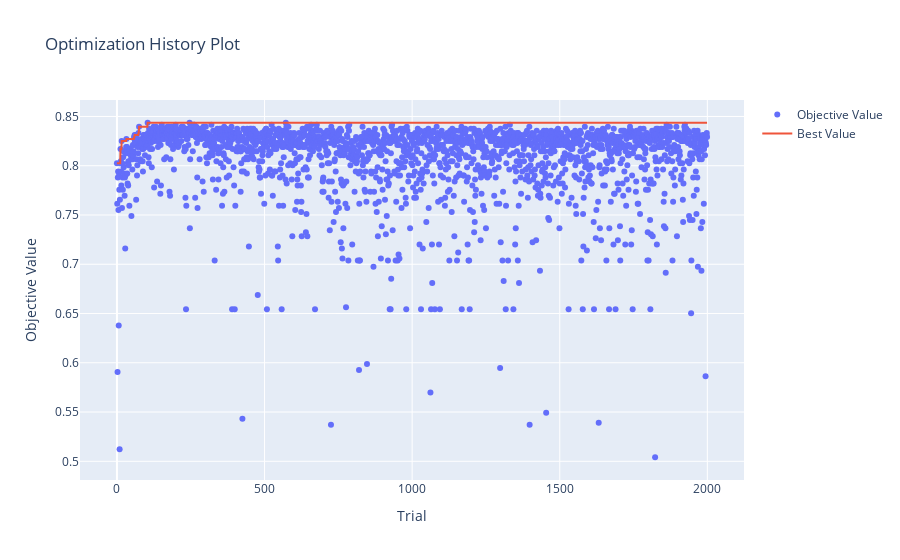

The cell this chart's notebook holds for it:
### Code cell
if os.path.exists('data/multiple_modelA_tuning.pkl'):
    multiple_modelA_study = joblib.load('data/multiple_modelA_tuning.pkl')
    
print(f'best acc : {multiple_modelA_study.best_trial.value}\nbest params : {multiple_modelA_study.best_trial.params}')

multiple_modelA = multiple_xgb_model(multiple_modelA_study.best_trial, X3_train, X3_test, y3_trainA, y3_testA)
print(classification_report(y3_testA, multiple_modelA.predict(X3_test)))

optuna.visualization.plot_optimization_history(multiple_modelA_study)

### Figure 1 — Plotly figure (JSON) as saved in the notebook; plotly's stock layout.template omitted (floating-point values rounded to 4 significant figures; data arrays with more than 128 entries replaced by an {"elided": "..."} marker saying what was removed)
{"data": [{"mode": "markers", "name": "Objective Value", "type": "scatter", "x": {"elided": "2000 int values"}, "y": {"elided": "2000 float values"}}, {"name": "Best Value", "type": "scatter", "x": {"elided": "2000 int values"}, "y": {"elided": "2000 float values"}}], "layout": {"title": {"text": "Optimization History Plot"}, "xaxis": {"title": {"text": "Trial"}}, "yaxis": {"title": {"text": "Objective Value"}}}}
